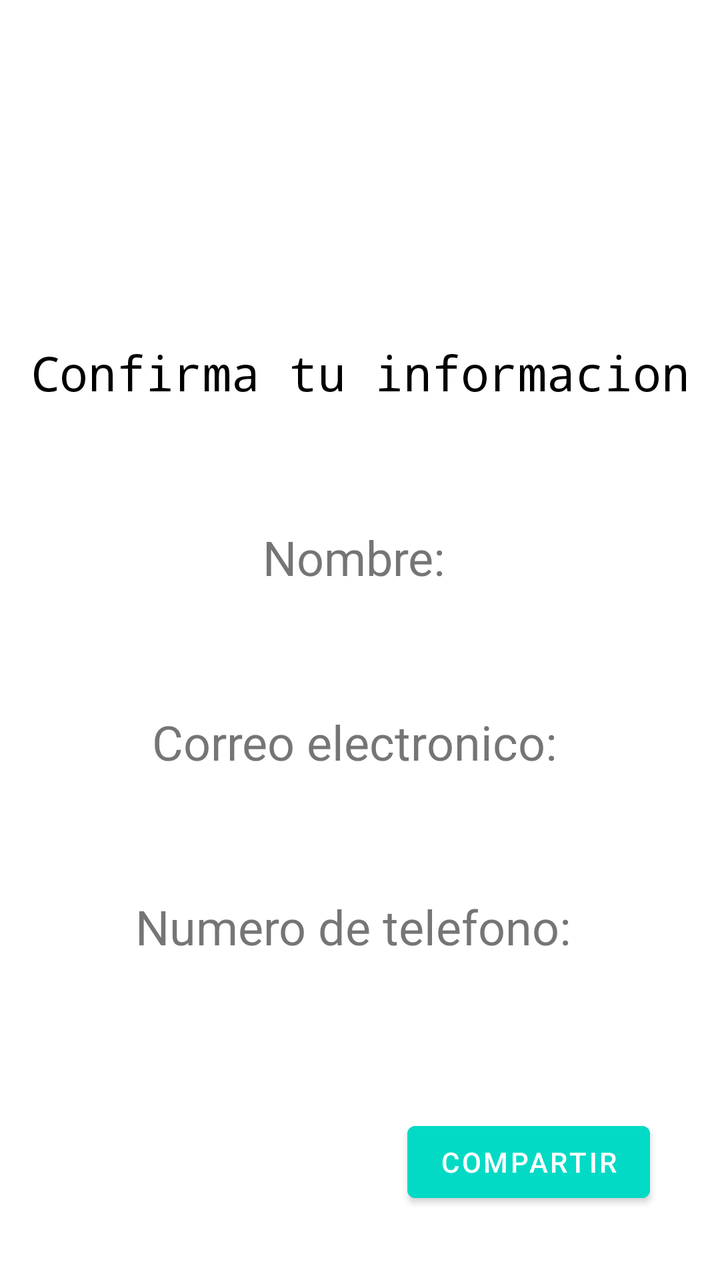
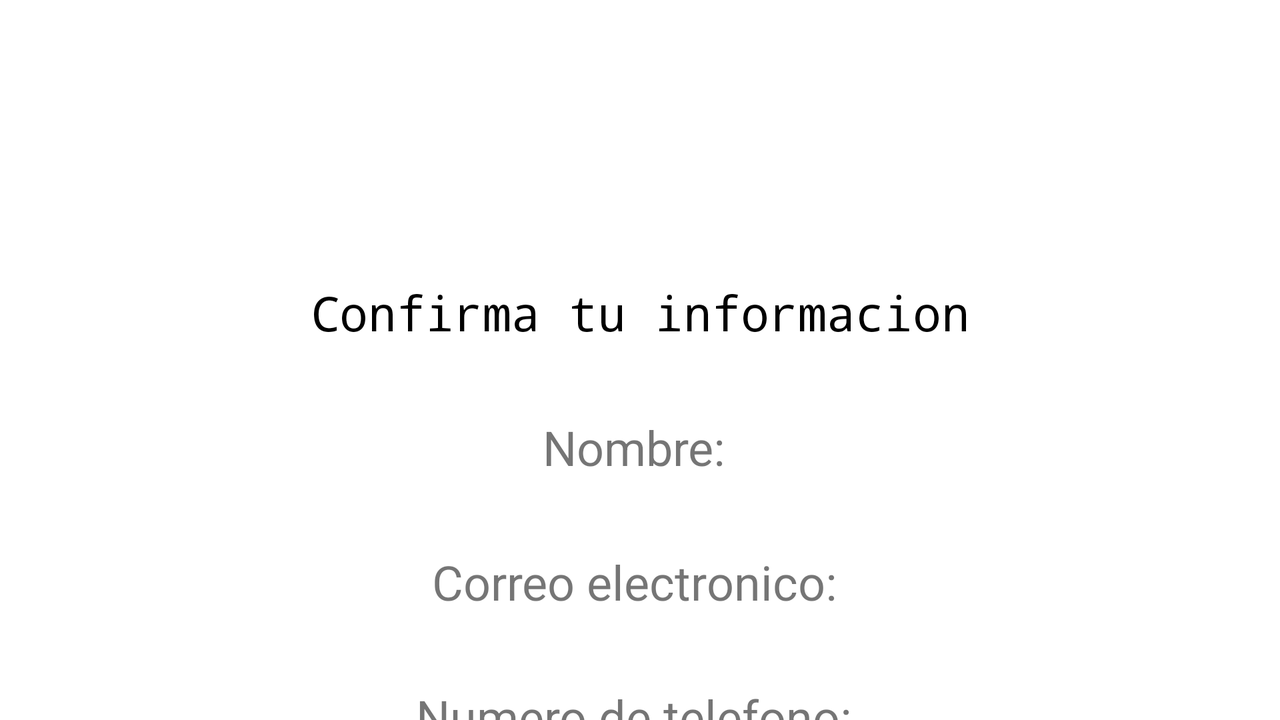

Two renders of one Android screen. The first uses the default layout on a phone; the second uses the alternative layout the repository ships for a different screen configuration, on a matching device. The two XML files are below.
<!-- AndroidManifest.xml: application theme Theme.Laboratorio_4_RR -->
<!-- res/layout/activity_chearactivity.xml -->
<?xml version="1.0" encoding="utf-8"?>
<androidx.constraintlayout.widget.ConstraintLayout xmlns:android="http://schemas.android.com/apk/res/android"
    xmlns:app="http://schemas.android.com/apk/res-auto"
    xmlns:tools="http://schemas.android.com/tools"
    android:layout_width="match_parent"
    android:layout_height="match_parent"
    tools:context=".chearactivity">

    <TextView
        android:id="@+id/name_text_view"
        android:layout_width="wrap_content"
        android:layout_height="wrap_content"
        android:layout_marginTop="@dimen/respuestas_D"
        android:text="Nombre: "
        android:textSize="24sp"
        app:layout_constraintEnd_toEndOf="parent"
        app:layout_constraintStart_toStartOf="parent"
        app:layout_constraintTop_toBottomOf="@+id/textView2" />

    <TextView
        android:id="@+id/textView2"
        android:layout_width="wrap_content"
        android:layout_height="wrap_content"
        android:layout_marginTop="@dimen/titulor_distancia"
        android:layout_marginBottom="32dp"
        android:fontFamily="monospace"
        android:text="Confirma tu informacion"
        android:textColor="#000000"
        android:textSize="24sp"
        app:layout_constraintBottom_toTopOf="@+id/name_text_view"
        app:layout_constraintEnd_toEndOf="parent"
        app:layout_constraintStart_toStartOf="parent"
        app:layout_constraintTop_toTopOf="parent" />

    <TextView
        android:id="@+id/correo_text_view"
        android:layout_width="wrap_content"
        android:layout_height="wrap_content"
        android:layout_marginTop="@dimen/respuestas_D"
        android:text="Correo electronico: "
        android:textSize="24sp"
        app:layout_constraintEnd_toEndOf="parent"
        app:layout_constraintStart_toStartOf="parent"
        app:layout_constraintTop_toBottomOf="@+id/name_text_view" />

    <TextView
        android:id="@+id/numero_text_view"
        android:layout_width="wrap_content"
        android:layout_height="wrap_content"
        android:layout_marginTop="@dimen/respuestas_D"
        android:text="Numero de telefono: "
        android:textSize="24sp"
        app:layout_constraintEnd_toEndOf="parent"
        app:layout_constraintHorizontal_bias="0.497"
        app:layout_constraintStart_toStartOf="parent"
        app:layout_constraintTop_toBottomOf="@+id/correo_text_view" />

    <Button
        android:id="@+id/btnShare"
        android:layout_width="wrap_content"
        android:layout_height="wrap_content"
        android:layout_marginEnd="@dimen/distan"
        android:layout_marginBottom="@dimen/distan"
        android:backgroundTint="@color/teal_200"
        android:text="compartir"
        app:layout_constraintBottom_toBottomOf="parent"
        app:layout_constraintEnd_toEndOf="parent" />
</androidx.constraintlayout.widget.ConstraintLayout>
<!-- resources referenced by this layout -->
<resources>
  <color name="teal_200">#FF03DAC5</color>
  <dimen name="distan">35dp</dimen>
  <dimen name="respuestas_D">60dp</dimen>
  <dimen name="titulor_distancia">170dp</dimen>
  <style name="Theme.Laboratorio_4_RR" parent="Theme.MaterialComponents.DayNight.DarkActionBar">
          
          <item name="colorPrimary">@color/purple_500</item>
          <item name="colorPrimaryVariant">@color/purple_700</item>
          <item name="colorOnPrimary">@color/white</item>
          
          <item name="colorSecondary">@color/teal_200</item>
          <item name="colorSecondaryVariant">@color/teal_700</item>
          <item name="colorOnSecondary">@color/black</item>
          
          <item name="android:statusBarColor">?attr/colorPrimaryVariant</item>
          
      </style>
  <color name="purple_500">#F6416C</color>
  <color name="purple_700">#00B8A9</color>
  <color name="white">#FFFFFFFF</color>
  <color name="teal_700">#FF018786</color>
  <color name="black">#FF000000</color>
</resources>
<!-- res/layout-land/activity_chearactivity.xml (the repository's variant of the layout above) -->
<!-- drawn on the phone turned sideways -->
<?xml version="1.0" encoding="utf-8"?>
<androidx.constraintlayout.widget.ConstraintLayout xmlns:android="http://schemas.android.com/apk/res/android"
    xmlns:app="http://schemas.android.com/apk/res-auto"
    xmlns:tools="http://schemas.android.com/tools"
    android:layout_width="match_parent"
    android:layout_height="match_parent"
    tools:context=".chearactivity">

    <TextView
        android:id="@+id/name_text_view"
        android:layout_width="wrap_content"
        android:layout_height="wrap_content"
        android:layout_marginTop="@dimen/distan"
        android:text="Nombre: "
        android:textSize="24sp"
        app:layout_constraintEnd_toEndOf="parent"
        app:layout_constraintStart_toStartOf="parent"
        app:layout_constraintTop_toBottomOf="@+id/textView2" />

    <TextView
        android:id="@+id/textView2"
        android:layout_width="wrap_content"
        android:layout_height="wrap_content"
        android:layout_marginTop="@dimen/titulo"
        android:fontFamily="monospace"
        android:text="Confirma tu informacion"
        android:textColor="#000000"
        android:textSize="24sp"
        app:layout_constraintEnd_toEndOf="parent"
        app:layout_constraintStart_toStartOf="parent"
        app:layout_constraintTop_toTopOf="parent" />

    <TextView
        android:id="@+id/correo_text_view"
        android:layout_width="wrap_content"
        android:layout_height="wrap_content"
        android:layout_marginTop="@dimen/distan"
        android:text="Correo electronico: "
        android:textSize="24sp"
        app:layout_constraintEnd_toEndOf="parent"
        app:layout_constraintStart_toStartOf="parent"
        app:layout_constraintTop_toBottomOf="@+id/name_text_view" />

    <TextView
        android:id="@+id/numero_text_view"
        android:layout_width="wrap_content"
        android:layout_height="wrap_content"
        android:layout_marginTop="@dimen/distan"
        android:text="Numero de telefono: "
        android:textSize="24sp"
        app:layout_constraintEnd_toEndOf="parent"
        app:layout_constraintStart_toStartOf="parent"
        app:layout_constraintTop_toBottomOf="@+id/correo_text_view" />
</androidx.constraintlayout.widget.ConstraintLayout>
<!-- resources referenced by the variant -->
<!-- as the phone turned sideways resolves them -->
<resources>
  <dimen name="distan">35dp</dimen>
  <dimen name="titulo">140dp</dimen>
  <style name="Theme.Laboratorio_4_RR" parent="Theme.MaterialComponents.DayNight.DarkActionBar">
          
          <item name="colorPrimary">@color/purple_500</item>
          <item name="colorPrimaryVariant">@color/purple_700</item>
          <item name="colorOnPrimary">@color/white</item>
          
          <item name="colorSecondary">@color/teal_200</item>
          <item name="colorSecondaryVariant">@color/teal_700</item>
          <item name="colorOnSecondary">@color/black</item>
          
          <item name="android:statusBarColor">?attr/colorPrimaryVariant</item>
          
      </style>
  <color name="purple_500">#F6416C</color>
  <color name="purple_700">#00B8A9</color>
  <color name="white">#FFFFFFFF</color>
  <color name="teal_200">#FF03DAC5</color>
  <color name="teal_700">#FF018786</color>
  <color name="black">#FF000000</color>
</resources>
